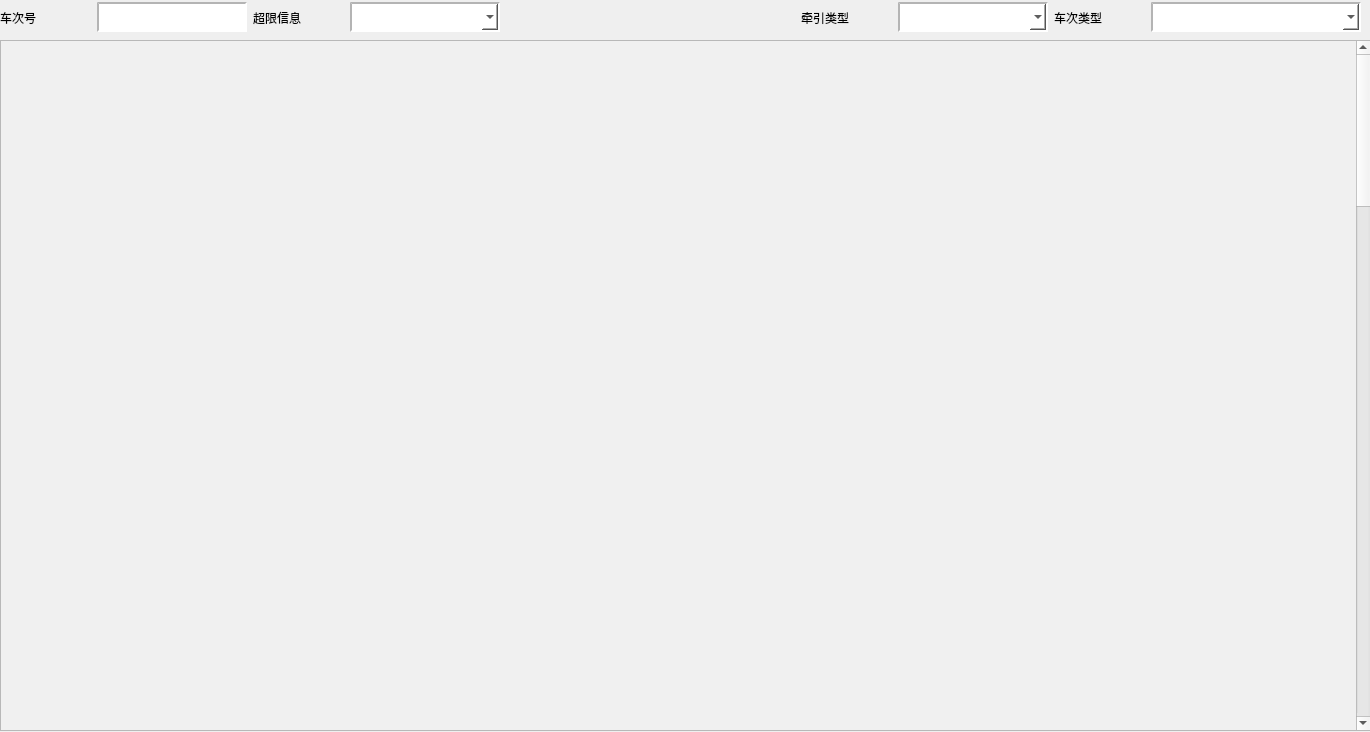
<?xml version="1.0" encoding="UTF-8"?>
<ui version="4.0">
 <class>jsj_addplandlg</class>
 <widget class="QWidget" name="jsj_addplandlg">
  <property name="geometry">
   <rect>
    <x>0</x>
    <y>0</y>
    <width>1370</width>
    <height>732</height>
   </rect>
  </property>
  <property name="minimumSize">
   <size>
    <width>1370</width>
    <height>732</height>
   </size>
  </property>
  <property name="maximumSize">
   <size>
    <width>1370</width>
    <height>732</height>
   </size>
  </property>
  <property name="windowTitle">
   <string>Form</string>
  </property>
  <property name="styleSheet">
   <string notr="true">QTimeEdit{
		background-color: rgb(255, 255, 255);
	padding-left: 8px;
	border-top:2px inset rgb(180, 180, 180);
	border-left:2px inset rgb(180, 180, 180);
	border-bottom:2px inset rgb(240, 240, 240);
	border-right:2px inset rgb(240, 240, 240);
	color: rgb(0, 0, 0);
	font: 14pt &quot;黑体&quot;;
}
QPushButton{
	background-color: rgb(210, 210, 210);
	font: 14pt &quot;黑体&quot;;
}
QLineEdit{
		background-color: rgb(255, 255, 255);
	padding-left: 8px;
	border-top:2px inset rgb(180, 180, 180);
	border-left:2px inset rgb(180, 180, 180);
	border-bottom:2px inset rgb(240, 240, 240);
	border-right:2px inset rgb(240, 240, 240);
	font: 13pt &quot;黑体&quot;;
}
QComboBox{
	background-color: rgb(255, 255, 255);
	padding-left: 8px;
	border-top:2px inset rgb(180, 180, 180);
	border-left:2px inset rgb(180, 180, 180);
	border-bottom:2px inset rgb(240, 240, 240);
	border-right:2px inset rgb(240, 240, 240);
	font: 13pt &quot;黑体&quot;;
}
QDateEdit{
	background-color: rgb(255, 255, 255);
	padding-left: 8px;
	border-top:2px inset rgb(180, 180, 180);
	border-left:2px inset rgb(180, 180, 180);
	border-bottom:2px inset rgb(240, 240, 240);
	border-right:2px inset rgb(240, 240, 240);
	font: 13pt &quot;黑体&quot;;
}
QComboBox:!enabled{
	background-color: rgb(240, 240, 240);
	padding-left: 8px;
	border-top:2px inset rgb(180, 180, 180);
	border-left:2px inset rgb(180, 180, 180);
	border-bottom:2px inset rgb(240, 240, 240);
	border-right:2px inset rgb(240, 240, 240);
	font: 10pt &quot;黑体&quot;;
}
QWidget#jsj_jhxfdlg{
	background-color: rgb(240, 240, 240);
	font: 10pt &quot;黑体&quot;;
}
QWidget#detailPlan{
background-color: rgb(240, 240, 240);
	font: 10pt &quot;黑体&quot;;
}
QLabel{
	font: 13pt &quot;黑体&quot;;
}</string>
  </property>
  <widget class="QWidget" name="layoutWidget">
   <property name="geometry">
    <rect>
     <x>0</x>
     <y>0</y>
     <width>1361</width>
     <height>35</height>
    </rect>
   </property>
   <layout class="QHBoxLayout" name="horizontalLayout">
    <item>
     <layout class="QHBoxLayout" name="horizontalLayout_2">
      <item>
       <widget class="QLabel" name="label_5">
        <property name="minimumSize">
         <size>
          <width>91</width>
          <height>31</height>
         </size>
        </property>
        <property name="maximumSize">
         <size>
          <width>91</width>
          <height>31</height>
         </size>
        </property>
        <property name="styleSheet">
         <string notr="true">font: 13pt &quot;黑体&quot;;</string>
        </property>
        <property name="text">
         <string>车次号</string>
        </property>
       </widget>
      </item>
      <item>
       <widget class="QLineEdit" name="checi_Edit">
        <property name="minimumSize">
         <size>
          <width>150</width>
          <height>30</height>
         </size>
        </property>
        <property name="maximumSize">
         <size>
          <width>150</width>
          <height>30</height>
         </size>
        </property>
       </widget>
      </item>
     </layout>
    </item>
    <item>
     <layout class="QHBoxLayout" name="horizontalLayout_5">
      <item>
       <widget class="QLabel" name="label_7">
        <property name="minimumSize">
         <size>
          <width>91</width>
          <height>31</height>
         </size>
        </property>
        <property name="maximumSize">
         <size>
          <width>91</width>
          <height>31</height>
         </size>
        </property>
        <property name="styleSheet">
         <string notr="true">font: 13pt &quot;黑体&quot;;</string>
        </property>
        <property name="text">
         <string>超限信息</string>
        </property>
       </widget>
      </item>
      <item>
       <widget class="QComboBox" name="cx_combo">
        <property name="minimumSize">
         <size>
          <width>150</width>
          <height>30</height>
         </size>
        </property>
        <property name="maximumSize">
         <size>
          <width>150</width>
          <height>30</height>
         </size>
        </property>
        <property name="styleSheet">
         <string notr="true"/>
        </property>
       </widget>
      </item>
     </layout>
    </item>
    <item>
     <layout class="QHBoxLayout" name="horizontalLayout_6">
      <item>
       <spacer name="horizontalSpacer">
        <property name="orientation">
         <enum>Qt::Horizontal</enum>
        </property>
        <property name="sizeType">
         <enum>QSizePolicy::MinimumExpanding</enum>
        </property>
        <property name="sizeHint" stdset="0">
         <size>
          <width>40</width>
          <height>20</height>
         </size>
        </property>
       </spacer>
      </item>
      <item>
       <widget class="QLabel" name="label_8">
        <property name="minimumSize">
         <size>
          <width>91</width>
          <height>31</height>
         </size>
        </property>
        <property name="maximumSize">
         <size>
          <width>91</width>
          <height>31</height>
         </size>
        </property>
        <property name="styleSheet">
         <string notr="true">font: 13pt &quot;黑体&quot;;</string>
        </property>
        <property name="text">
         <string>牵引类型</string>
        </property>
       </widget>
      </item>
      <item>
       <widget class="QComboBox" name="qytype_Combo">
        <property name="minimumSize">
         <size>
          <width>150</width>
          <height>30</height>
         </size>
        </property>
        <property name="maximumSize">
         <size>
          <width>150</width>
          <height>30</height>
         </size>
        </property>
        <property name="styleSheet">
         <string notr="true"/>
        </property>
       </widget>
      </item>
     </layout>
    </item>
    <item>
     <layout class="QHBoxLayout" name="horizontalLayout_8">
      <item>
       <widget class="QLabel" name="label_10">
        <property name="minimumSize">
         <size>
          <width>91</width>
          <height>31</height>
         </size>
        </property>
        <property name="maximumSize">
         <size>
          <width>91</width>
          <height>31</height>
         </size>
        </property>
        <property name="styleSheet">
         <string notr="true">font: 13pt &quot;黑体&quot;;</string>
        </property>
        <property name="text">
         <string>车次类型</string>
        </property>
       </widget>
      </item>
      <item>
       <widget class="QComboBox" name="CCLX_Combo">
        <property name="minimumSize">
         <size>
          <width>210</width>
          <height>30</height>
         </size>
        </property>
        <property name="maximumSize">
         <size>
          <width>210</width>
          <height>30</height>
         </size>
        </property>
        <property name="styleSheet">
         <string notr="true"/>
        </property>
       </widget>
      </item>
     </layout>
    </item>
   </layout>
  </widget>
  <widget class="QScrollArea" name="scrollArea">
   <property name="geometry">
    <rect>
     <x>0</x>
     <y>40</y>
     <width>1371</width>
     <height>691</height>
    </rect>
   </property>
   <property name="maximumSize">
    <size>
     <width>16777215</width>
     <height>691</height>
    </size>
   </property>
   <property name="widgetResizable">
    <bool>true</bool>
   </property>
   <widget class="QWidget" name="detailPlan">
    <property name="geometry">
     <rect>
      <x>0</x>
      <y>0</y>
      <width>1355</width>
      <height>3000</height>
     </rect>
    </property>
    <property name="minimumSize">
     <size>
      <width>0</width>
      <height>3000</height>
     </size>
    </property>
    <property name="styleSheet">
     <string notr="true">QTimeEdit{
		background-color: rgb(255, 255, 255);
	padding-left: 8px;
	border-top:2px inset rgb(180, 180, 180);
	border-left:2px inset rgb(180, 180, 180);
	border-bottom:2px inset rgb(240, 240, 240);
	border-right:2px inset rgb(240, 240, 240);
	color: rgb(0, 0, 0);
	font: 14pt &quot;黑体&quot;;
}
QPushButton{
	background-color: rgb(210, 210, 210);
	font: 14pt &quot;黑体&quot;;
}
QLineEdit{
		background-color: rgb(255, 255, 255);
	padding-left: 8px;
	border-top:2px inset rgb(180, 180, 180);
	border-left:2px inset rgb(180, 180, 180);
	border-bottom:2px inset rgb(240, 240, 240);
	border-right:2px inset rgb(240, 240, 240);
	font: 13pt &quot;黑体&quot;;
}
QComboBox{
	background-color: rgb(255, 255, 255);
	padding-left: 8px;
	border-top:2px inset rgb(180, 180, 180);
	border-left:2px inset rgb(180, 180, 180);
	border-bottom:2px inset rgb(240, 240, 240);
	border-right:2px inset rgb(240, 240, 240);
	font: 13pt &quot;黑体&quot;;
}
QDateEdit{
	background-color: rgb(255, 255, 255);
	padding-left: 8px;
	border-top:2px inset rgb(180, 180, 180);
	border-left:2px inset rgb(180, 180, 180);
	border-bottom:2px inset rgb(240, 240, 240);
	border-right:2px inset rgb(240, 240, 240);
	font: 13pt &quot;黑体&quot;;
}
QComboBox:!enabled{
	background-color: rgb(240, 240, 240);
	padding-left: 8px;
	border-top:2px inset rgb(180, 180, 180);
	border-left:2px inset rgb(180, 180, 180);
	border-bottom:2px inset rgb(240, 240, 240);
	border-right:2px inset rgb(240, 240, 240);
	font: 10pt &quot;黑体&quot;;
}
QWidget#jsj_jhxfdlg{
	background-color: rgb(240, 240, 240);
	font: 10pt &quot;黑体&quot;;
}</string>
    </property>
   </widget>
  </widget>
 </widget>
 <resources/>
 <connections/>
</ui>
